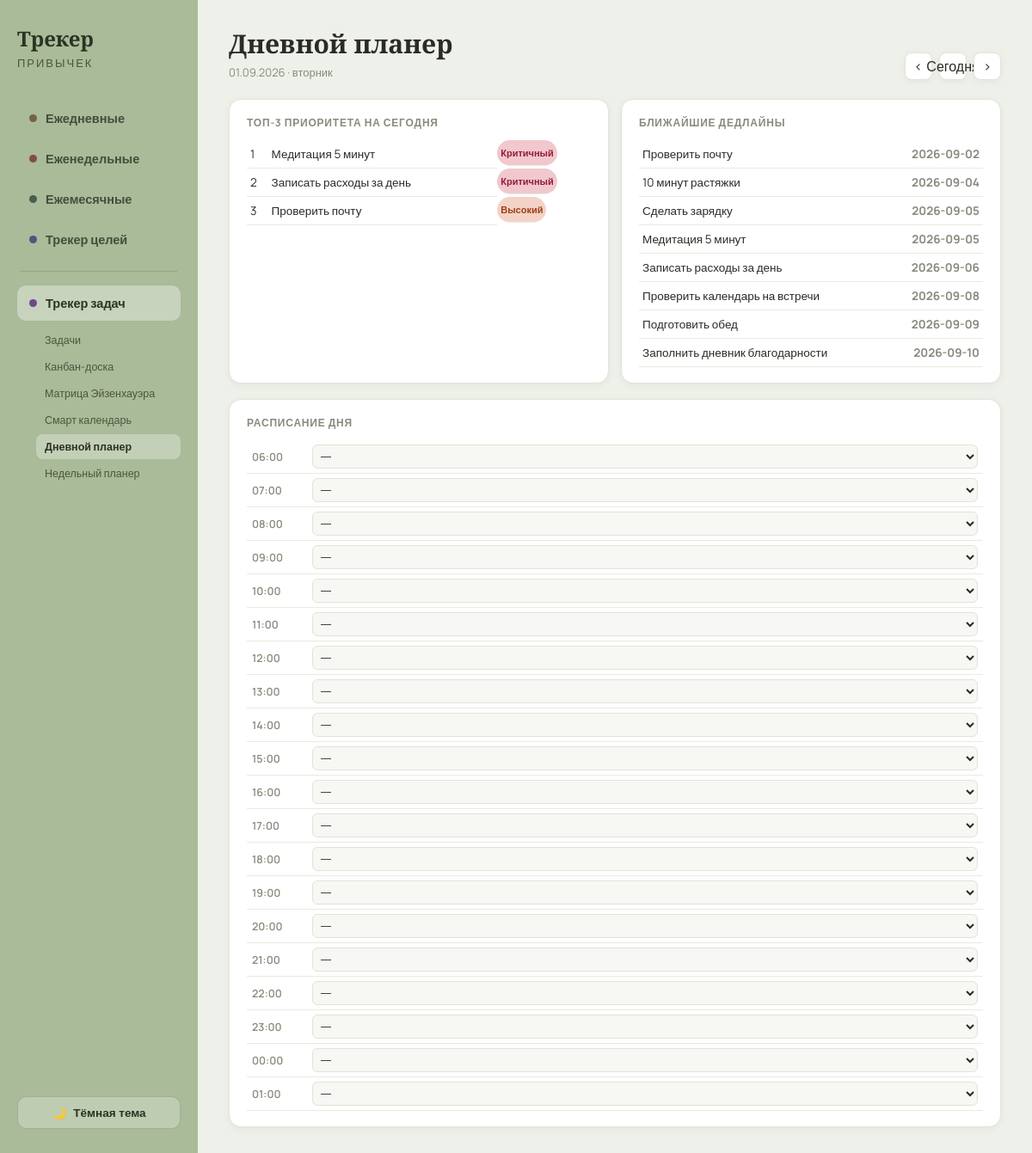
/tasks/planner/daily, run on the app's committed database.
### tables this page shows
CREATE TABLE tasks (
        id INTEGER PRIMARY KEY AUTOINCREMENT,
        title TEXT NOT NULL,
        due_date TEXT,
        assignee TEXT DEFAULT '',
        status TEXT NOT NULL DEFAULT 'Не начато',
        category TEXT DEFAULT '',
        priority TEXT NOT NULL DEFAULT 'Средний',
        important INTEGER NOT NULL DEFAULT 0,
        urgent INTEGER NOT NULL DEFAULT 0,
        description TEXT DEFAULT '',
        sort_order INTEGER DEFAULT 0
    );

### app.py (the view)
@app.route("/tasks/planner/daily")
@app.route("/tasks/planner/daily/<iso_date>")
def tasks_planner_daily(iso_date=None):
    d = date.fromisoformat(iso_date) if iso_date else date.today()
    schedule = db.get_schedule(d.isoformat())
    open_tasks = db.get_tasks()
    open_tasks = [t for t in open_tasks if t["status"] != "Выполнено"]
    prio_order = {"Критичный": 0, "Высокий": 1, "Средний": 2, "Низкий": 3}
    top3 = sorted(open_tasks, key=lambda t: prio_order.get(t["priority"], 9))[:3]
    upcoming = sorted([t for t in db.get_tasks() if t["due_date"] and t["status"] != "Выполнено"],
                       key=lambda t: t["due_date"])[:8]
    return render_template(
        "tasks_planner.html", mode="daily", the_date=d, schedule=schedule,
        open_tasks=open_tasks, upcoming=upcoming, top3=top3,
        prev_date=(d - timedelta(days=1)).isoformat(), next_date=(d + timedelta(days=1)).isoformat(),
        active="tasks", tasks_tab="daily",
    )

### app.py (called while the page is built)
def today_ym():
    t = date.today()
    return t.year, t.month

@app.context_processor
def inject_now():
    y, m = today_ym()
    return {"now_y": y, "now_m": m, "date": date}

### database.py (called while the page is built)
def get_db():
    conn = sqlite3.connect(DB_PATH)
    conn.row_factory = sqlite3.Row
    conn.execute("PRAGMA foreign_keys = ON")
    return conn

def _task_row_to_dict(r, today):
    d = dict(r)
    if d["due_date"]:
        due = date.fromisoformat(d["due_date"])
        d["days_left"] = (due - today).days
        d["overdue"] = due < today and d["status"] != "Выполнено"
    else:
        d["days_left"] = None
        d["overdue"] = False
    if d["important"] and d["urgent"]:
        d["quadrant"] = "Сделать сейчас"
    elif d["important"] and not d["urgent"]:
        d["quadrant"] = "Запланировать"
    elif not d["important"] and d["urgent"]:
        d["quadrant"] = "Делегировать"
    else:
        d["quadrant"] = "Исключить"
    return d

def get_tasks(status=None, priority=None, assignee=None, category=None, q=None):
    conn = get_db()
    sql = "SELECT * FROM tasks WHERE 1=1"
    params = []
    if status:
        sql += " AND status=?"; params.append(status)
    if priority:
        sql += " AND priority=?"; params.append(priority)
    if assignee:
        sql += " AND assignee=?"; params.append(assignee)
    if category:
        sql += " AND category=?"; params.append(category)
    if q:
        sql += " AND title LIKE ?"; params.append(f"%{q}%")
    sql += " ORDER BY sort_order, id"
    rows = conn.execute(sql, params).fetchall()
    conn.close()
    today = date.today()
    return [_task_row_to_dict(r, today) for r in rows]

def get_schedule(iso_date):
    conn = get_db()
    rows = conn.execute("SELECT * FROM schedule_entries WHERE date=?", (iso_date,)).fetchall()
    conn.close()
    by_slot = {r["time_label"]: dict(r) for r in rows}
    result = []
    for slot in DEFAULT_SLOTS:
        e = by_slot.get(slot)
        result.append({"time": slot, "task_id": e["task_id"] if e else None,
                        "note": e["note"] if e else ""})
    return result

### templates/tasks_planner.html (shortened to what this page needs)
{% extends "base.html" %}
{% block content %}
{% if mode == 'daily' %}
<div class="page-header">
  <div>
    <h1>Дневной планер</h1>
    <p class="muted">{{ the_date.strftime('%d.%m.%Y') }} &middot; {{ ['понедельник','вторник','среда','четверг','пятница','суббота','воскресенье'][the_date.weekday()] }}</p>
  </div>
  <div class="month-nav">
    <a class="btn-icon" href="{{ url_for('tasks_planner_daily', iso_date=prev_date) }}">‹</a>
    <a class="btn-icon" href="{{ url_for('tasks_planner_daily') }}">Сегодня</a>
    <a class="btn-icon" href="{{ url_for('tasks_planner_daily', iso_date=next_date) }}">›</a>
  </div>
</div>
<div class="tasks-top-grid" style="grid-template-columns: 1fr 1fr;">
  <div class="card">
    <div class="card-title">Топ-3 приоритета на сегодня</div>
    <table class="stat-table">
      {% for t in top3 %}
      <tr><td>{{ loop.index }}</td><td>{{ t.title }}</td><td class="badge badge-{{ t.priority }}">{{ t.priority }}</td></tr>
      {% else %}
      <tr><td class="muted">Нет открытых задач</td></tr>
      {% endfor %}
    </table>
  </div>
  <div class="card">
    <div class="card-title">Ближайшие дедлайны</div>
    <table class="stat-table">
      {% for t in upcoming %}
      <tr><td>{{ t.title }}</td><td class="muted">{{ t.due_date }}</td></tr>
      {% else %}<tr><td class="muted">Нет задач со сроком</td></tr>{% endfor %}
    </table>
  </div>
</div>
<div class="card">
  <div class="card-title">Расписание дня</div>
  <table class="planner-table">
    {% for slot in schedule %}
    <tr>
      <td class="planner-time">{{ slot.time }}</td>
      <td>
        <select class="planner-select slot-edit" data-date="{{ the_date.isoformat() }}" data-time="{{ slot.time }}">
          <option value="">—</option>
        </select>
      </td>
    </tr>
    {% endfor %}
  </table>
</div>
{% endif %}
{% endblock %}

### static/css/style.css (style rules this page uses)
:root, [data-theme="light"] { --bg: #EEF1E9; --panel-bg: #F7F7F3; --card-bg: #FFFFFF; --text: #2B2B26; --muted: #8A8A7E; --border: #E3E3D9; --sage: #8FA07E; --sage-light: #C9D3BC; --terracotta: #C99268; --terracotta-light: #E9CBAE; --sidebar-bg: #A9BB98; --sidebar-text: #2B3324; --donut-bg: #E7E7DD; --grid-line: #EAEAE0; --done-bg: #DCE6D3; --shadow: 0 2px 10px rgba(0,0,0,0.05); }
* { box-sizing: border-box; }
body { margin: 0; font-family: "Manrope", sans-serif; background: var(--bg); color: var(--text); transition: background .2s, color .2s; }
h1, h3, .brand-title { font-family: "Playfair Display", serif; }
.page-header { display: flex; justify-content: space-between; align-items: flex-end; margin-bottom: 22px; }
.page-header h1 { margin: 0; font-size: 30px; }
.muted { color: var(--muted); }
.page-header p { margin: 4px 0 0; font-size: 13px; }
.month-nav { display: flex; align-items: center; gap: 8px; }
.btn-icon { width: 32px; height: 32px; border-radius: 8px; background: var(--card-bg); border: 1px solid var(--border); display: flex; align-items: center; justify-content: center; text-decoration: none; color: var(--text); font-size: 16px; box-shadow: var(--shadow); }
.card { background: var(--card-bg); border: 1px solid var(--border); border-radius: 14px; padding: 18px 20px; box-shadow: var(--shadow); }
.card-title { font-size: 12px; font-weight: 700; text-transform: uppercase; letter-spacing: .8px; color: var(--muted); margin-bottom: 12px; }
.stat-table { width: 100%; border-collapse: collapse; font-size: 13.5px; }
.stat-table td, .stat-table th { padding: 7px 4px; border-bottom: 1px solid var(--grid-line); text-align: left; }
.stat-table tr td:last-child, .stat-table tr th:last-child { text-align: right; font-weight: 700; }
.tasks-top-grid { display: grid; grid-template-columns: 1.3fr 1fr 1fr 1fr; gap: 14px; margin-bottom: 18px; align-items: stretch; }
.badge { display: inline-block; padding: 2px 9px; border-radius: 20px; font-size: 11px; font-weight: 700; }
.badge-Высокий { background: #F3D3C8; color: #A03E15; }
.badge-Критичный { background: #F0C8CE; color: #941C3A; }
.planner-table { width: 100%; border-collapse: collapse; font-size: 12.5px; }
.planner-table td { border-bottom: 1px solid var(--grid-line); padding: 5px 6px; }
.planner-time { width: 70px; color: var(--muted); font-weight: 600; }
.planner-select { width: 100%; padding: 5px; border-radius: 6px; border: 1px solid var(--border); background: var(--panel-bg); color: var(--text); font-size: 12px; }

### data on the page
tasks: title "Медитация 5 минут", priority "Критичный", due_date "2026-09-05"
tasks: title "Записать расходы за день", priority "Критичный", due_date "2026-09-06"
tasks: title "Проверить почту", priority "Высокий", due_date "2026-09-02"
tasks: title "10 минут растяжки", due_date "2026-09-04"
tasks: title "Сделать зарядку", due_date "2026-09-05"
tasks: title "Проверить календарь на встречи", due_date "2026-09-08"
tasks: title "Подготовить обед", due_date "2026-09-09"
tasks: title "Заполнить дневник благодарности", due_date "2026-09-10"

### other printed values
{{ the_date.strftime('%d.%m.%Y') }} "01.09.2026"
{{ slot.time }} "06:00" "07:00" "08:00" "09:00" "10:00" "11:00" "12:00" "13:00" "14:00" "15:00" "16:00" "17:00" "18:00" "19:00" "20:00" "21:00" "22:00" "23:00" "00:00" "01:00"
